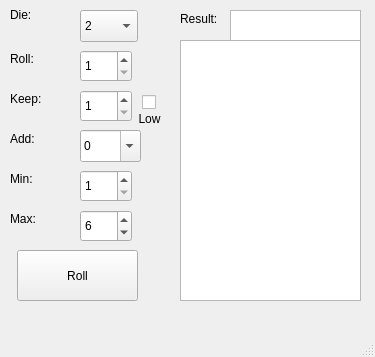
<?xml version="1.0" encoding="UTF-8"?>
<ui version="4.0">
 <class>MainWindow</class>
 <widget class="QMainWindow" name="MainWindow">
  <property name="geometry">
   <rect>
    <x>0</x>
    <y>0</y>
    <width>375</width>
    <height>357</height>
   </rect>
  </property>
  <property name="windowTitle">
   <string>Dice Roller</string>
  </property>
  <property name="windowIcon">
   <iconset theme="applications-games"/>
  </property>
  <property name="statusTip">
   <string/>
  </property>
  <widget class="QWidget" name="centralwidget">
   <widget class="QLabel" name="labelDie">
    <property name="geometry">
     <rect>
      <x>10</x>
      <y>7</y>
      <width>58</width>
      <height>16</height>
     </rect>
    </property>
    <property name="text">
     <string>Die:</string>
    </property>
   </widget>
   <widget class="QComboBox" name="cbDie">
    <property name="geometry">
     <rect>
      <x>80</x>
      <y>10</y>
      <width>58</width>
      <height>32</height>
     </rect>
    </property>
    <property name="maximumSize">
     <size>
      <width>16777215</width>
      <height>32</height>
     </size>
    </property>
    <property name="currentText">
     <string>6</string>
    </property>
    <item>
     <property name="text">
      <string>2</string>
     </property>
    </item>
    <item>
     <property name="text">
      <string>3</string>
     </property>
    </item>
    <item>
     <property name="text">
      <string>4</string>
     </property>
    </item>
    <item>
     <property name="text">
      <string>6</string>
     </property>
    </item>
    <item>
     <property name="text">
      <string>8</string>
     </property>
    </item>
    <item>
     <property name="text">
      <string>10</string>
     </property>
    </item>
    <item>
     <property name="text">
      <string>12</string>
     </property>
    </item>
    <item>
     <property name="text">
      <string>20</string>
     </property>
    </item>
    <item>
     <property name="text">
      <string>30</string>
     </property>
    </item>
    <item>
     <property name="text">
      <string>100</string>
     </property>
    </item>
   </widget>
   <widget class="QLabel" name="labelRoll">
    <property name="geometry">
     <rect>
      <x>10</x>
      <y>50</y>
      <width>58</width>
      <height>18</height>
     </rect>
    </property>
    <property name="text">
     <string>Roll:</string>
    </property>
   </widget>
   <widget class="QSpinBox" name="sbNum">
    <property name="geometry">
     <rect>
      <x>80</x>
      <y>50</y>
      <width>52</width>
      <height>32</height>
     </rect>
    </property>
    <property name="minimum">
     <number>1</number>
    </property>
   </widget>
   <widget class="QLabel" name="labelKeep">
    <property name="geometry">
     <rect>
      <x>10</x>
      <y>90</y>
      <width>58</width>
      <height>18</height>
     </rect>
    </property>
    <property name="text">
     <string>Keep:</string>
    </property>
   </widget>
   <widget class="QSpinBox" name="sbKeep">
    <property name="geometry">
     <rect>
      <x>80</x>
      <y>90</y>
      <width>52</width>
      <height>32</height>
     </rect>
    </property>
    <property name="minimum">
     <number>1</number>
    </property>
    <property name="value">
     <number>1</number>
    </property>
   </widget>
   <widget class="QLabel" name="labelAdd">
    <property name="geometry">
     <rect>
      <x>10</x>
      <y>130</y>
      <width>58</width>
      <height>18</height>
     </rect>
    </property>
    <property name="text">
     <string>Add:</string>
    </property>
   </widget>
   <widget class="QComboBox" name="cbAdd">
    <property name="geometry">
     <rect>
      <x>80</x>
      <y>130</y>
      <width>61</width>
      <height>32</height>
     </rect>
    </property>
    <property name="editable">
     <bool>true</bool>
    </property>
    <property name="currentText">
     <string>0</string>
    </property>
    <property name="currentIndex">
     <number>2</number>
    </property>
    <item>
     <property name="text">
      <string>-2</string>
     </property>
    </item>
    <item>
     <property name="text">
      <string>-1</string>
     </property>
    </item>
    <item>
     <property name="text">
      <string>0</string>
     </property>
    </item>
    <item>
     <property name="text">
      <string>1</string>
     </property>
    </item>
    <item>
     <property name="text">
      <string>2</string>
     </property>
    </item>
   </widget>
   <widget class="QLabel" name="labelMin">
    <property name="geometry">
     <rect>
      <x>10</x>
      <y>170</y>
      <width>58</width>
      <height>18</height>
     </rect>
    </property>
    <property name="text">
     <string>Min:</string>
    </property>
   </widget>
   <widget class="QSpinBox" name="sbMin">
    <property name="geometry">
     <rect>
      <x>80</x>
      <y>170</y>
      <width>52</width>
      <height>32</height>
     </rect>
    </property>
    <property name="minimum">
     <number>1</number>
    </property>
   </widget>
   <widget class="QLabel" name="labelMax">
    <property name="geometry">
     <rect>
      <x>10</x>
      <y>210</y>
      <width>58</width>
      <height>18</height>
     </rect>
    </property>
    <property name="text">
     <string>Max:</string>
    </property>
   </widget>
   <widget class="QSpinBox" name="sbMax">
    <property name="geometry">
     <rect>
      <x>80</x>
      <y>210</y>
      <width>52</width>
      <height>32</height>
     </rect>
    </property>
    <property name="minimum">
     <number>2</number>
    </property>
    <property name="value">
     <number>6</number>
    </property>
   </widget>
   <widget class="QPushButton" name="pbRoll">
    <property name="geometry">
     <rect>
      <x>17</x>
      <y>250</y>
      <width>121</width>
      <height>51</height>
     </rect>
    </property>
    <property name="text">
     <string>Roll</string>
    </property>
    <property name="shortcut">
     <string>Space</string>
    </property>
   </widget>
   <widget class="QLabel" name="labelResult">
    <property name="geometry">
     <rect>
      <x>180</x>
      <y>10</y>
      <width>50</width>
      <height>18</height>
     </rect>
    </property>
    <property name="text">
     <string>Result:</string>
    </property>
   </widget>
   <widget class="QPlainTextEdit" name="txtResult">
    <property name="geometry">
     <rect>
      <x>180</x>
      <y>40</y>
      <width>181</width>
      <height>261</height>
     </rect>
    </property>
    <property name="readOnly">
     <bool>true</bool>
    </property>
   </widget>
   <widget class="QPlainTextEdit" name="txtTotal">
    <property name="geometry">
     <rect>
      <x>230</x>
      <y>10</y>
      <width>131</width>
      <height>31</height>
     </rect>
    </property>
    <property name="readOnly">
     <bool>true</bool>
    </property>
   </widget>
   <widget class="QCheckBox" name="cbKeepLow">
    <property name="geometry">
     <rect>
      <x>142</x>
      <y>90</y>
      <width>16</width>
      <height>24</height>
     </rect>
    </property>
    <property name="text">
     <string/>
    </property>
   </widget>
   <widget class="QLabel" name="label">
    <property name="geometry">
     <rect>
      <x>134</x>
      <y>110</y>
      <width>31</width>
      <height>18</height>
     </rect>
    </property>
    <property name="text">
     <string>Low</string>
    </property>
    <property name="alignment">
     <set>Qt::AlignCenter</set>
    </property>
   </widget>
  </widget>
  <widget class="QMenuBar" name="menubar">
   <property name="geometry">
    <rect>
     <x>0</x>
     <y>0</y>
     <width>375</width>
     <height>23</height>
    </rect>
   </property>
  </widget>
  <widget class="QStatusBar" name="statusbar"/>
 </widget>
 <resources/>
 <connections/>
</ui>
